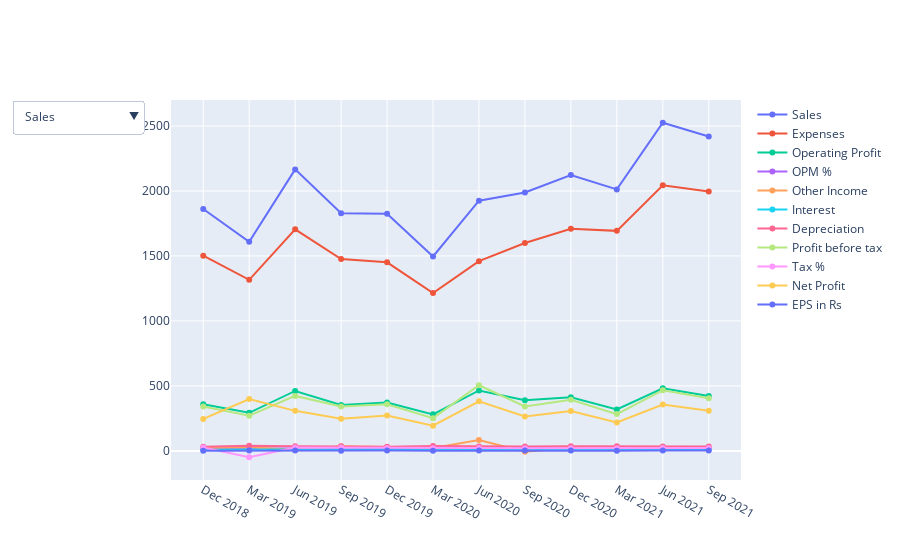
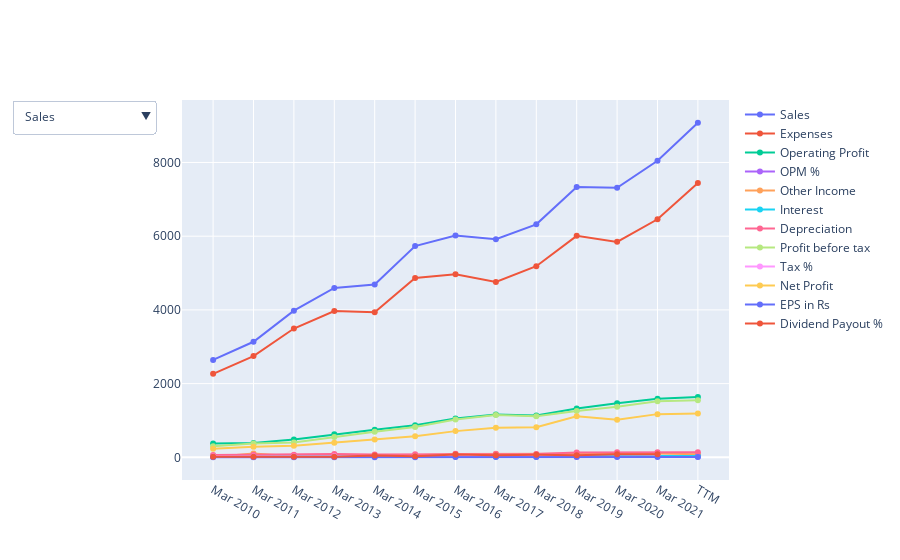
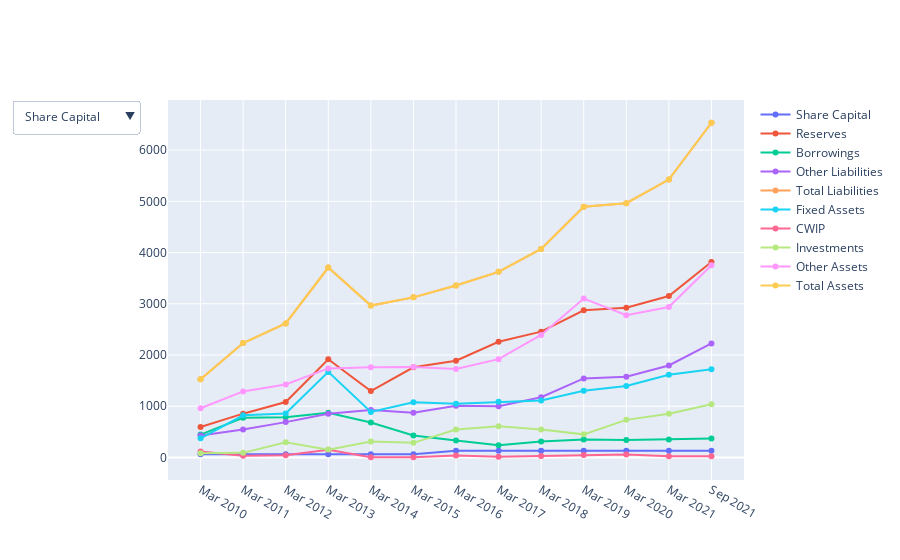
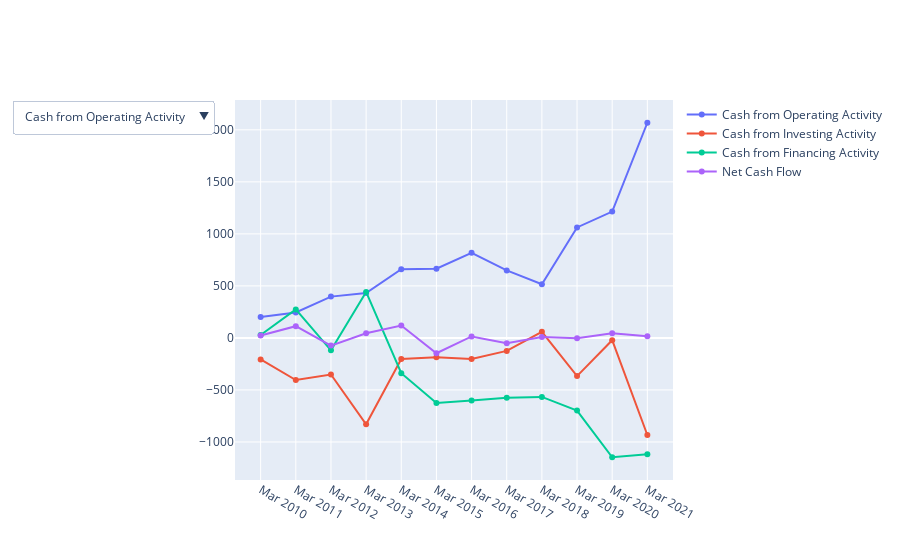

The code cell stored with these charts, in order, in its notebook:
### Code cell
my_dic = output_dic(stockcode)
for i in my_dic.keys():
    analysis(i)

### Figure 1 — Plotly figure (JSON) as saved in the notebook; plotly's stock layout.template omitted (floating-point values rounded to 4 significant figures)
{"data": [{"name": "Sales", "type": "scatter", "x": ["Dec 2018", "Mar 2019", "Jun 2019", "Sep 2019", "Dec 2019", "Mar 2020", "Jun 2020", "Sep 2020", "Dec 2020", "Mar 2021", "Jun 2021", "Sep 2021"], "y": [1861, 1609, 2166, 1829, 1824, 1496, 1925, 1989, 2122, 2012, 2525, 2419]}, {"name": "Expenses", "type": "scatter", "x": ["Dec 2018", "Mar 2019", "Jun 2019", "Sep 2019", "Dec 2019", "Mar 2020", "Jun 2020", "Sep 2020", "Dec 2020", "Mar 2021", "Jun 2021", "Sep 2021"], "y": [1502, 1316, 1705, 1476, 1451, 1215, 1460, 1600, 1709, 1693, 2044, 1996]}, {"name": "Operating Profit", "type": "scatter", "x": ["Dec 2018", "Mar 2019", "Jun 2019", "Sep 2019", "Dec 2019", "Mar 2020", "Jun 2020", "Sep 2020", "Dec 2020", "Mar 2021", "Jun 2021", "Sep 2021"], "y": [359, 293, 461, 353, 373, 281, 465, 389, 413, 319, 481, 423]}, {"name": "OPM %", "type": "scatter", "x": ["Dec 2018", "Mar 2019", "Jun 2019", "Sep 2019", "Dec 2019", "Mar 2020", "Jun 2020", "Sep 2020", "Dec 2020", "Mar 2021", "Jun 2021", "Sep 2021"], "y": [19, 18, 21, 19, 20, 19, 24, 20, 19, 16, 19, 17]}, {"name": "Other Income", "type": "scatter", "x": ["Dec 2018", "Mar 2019", "Jun 2019", "Sep 2019", "Dec 2019", "Mar 2020", "Jun 2020", "Sep 2020", "Dec 2020", "Mar 2021", "Jun 2021", "Sep 2021"], "y": [22, 28, 9, 36, 29, 22, 83, -6, 24, 10, 27, 25]}, {"name": "Interest", "type": "scatter", "x": ["Dec 2018", "Mar 2019", "Jun 2019", "Sep 2019", "Dec 2019", "Mar 2020", "Jun 2020", "Sep 2020", "Dec 2020", "Mar 2021", "Jun 2021", "Sep 2021"], "y": [9, 12, 12, 13, 12, 13, 9, 8, 7, 10, 8, 10]}, {"name": "Depreciation", "type": "scatter", "x": ["Dec 2018", "Mar 2019", "Jun 2019", "Sep 2019", "Dec 2019", "Mar 2020", "Jun 2020", "Sep 2020", "Dec 2020", "Mar 2021", "Jun 2021", "Sep 2021"], "y": [31, 39, 35, 35, 32, 38, 34, 33, 36, 36, 33, 33]}, {"name": "Profit before tax", "type": "scatter", "x": ["Dec 2018", "Mar 2019", "Jun 2019", "Sep 2019", "Dec 2019", "Mar 2020", "Jun 2020", "Sep 2020", "Dec 2020", "Mar 2021", "Jun 2021", "Sep 2021"], "y": [341, 270, 423, 341, 358, 252, 505, 342, 394, 283, 467, 405]}, {"name": "Tax %", "type": "scatter", "x": ["Dec 2018", "Mar 2019", "Jun 2019", "Sep 2019", "Dec 2019", "Mar 2020", "Jun 2020", "Sep 2020", "Dec 2020", "Mar 2021", "Jun 2021", "Sep 2021"], "y": [26, -49, 26, 26, 23, 21, 23, 20, 21, 20, 22, 22]}, {"name": "Net Profit", "type": "scatter", "x": ["Dec 2018", "Mar 2019", "Jun 2019", "Sep 2019", "Dec 2019", "Mar 2020", "Jun 2020", "Sep 2020", "Dec 2020", "Mar 2021", "Jun 2021", "Sep 2021"], "y": [246, 399, 308, 247, 272, 194, 381, 264, 307, 219, 356, 309]}, {"name": "EPS in Rs", "type": "scatter", "x": ["Dec 2018", "Mar 2019", "Jun 2019", "Sep 2019", "Dec 2019", "Mar 2020", "Jun 2020", "Sep 2020", "Dec 2020", "Mar 2021", "Jun 2021", "Sep 2021"], "y": [1.91, 3.09, 2.39, 1.91, 2.11, 1.5, 2.95, 2.04, 2.38, 1.7, 2.76, 2.39]}], "layout": {"updatemenus": [{"active": 0, "buttons": [{"args": [{"visible": [true, false, false, false, false, false, false, false, false, false, false]}], "label": "Sales", "method": "update"}, {"args": [{"visible": [false, true, false, false, false, false, false, false, false, false, false]}], "label": "Expenses", "method": "update"}, {"args": [{"visible": [false, false, true, false, false, false, false, false, false, false, false]}], "label": "Operating Profit", "method": "update"}, {"args": [{"visible": [false, false, false, true, false, false, false, false, false, false, false]}], "label": "OPM %", "method": "update"}, {"args": [{"visible": [false, false, false, false, true, false, false, false, false, false, false]}], "label": "Other Income", "method": "update"}, {"args": [{"visible": [false, false, false, false, false, true, false, false, false, false, false]}], "label": "Interest", "method": "update"}, {"args": [{"visible": [false, false, false, false, false, false, true, false, false, false, false]}], "label": "Depreciation", "method": "update"}, {"args": [{"visible": [false, false, false, false, false, false, false, true, false, false, false]}], "label": "Profit before tax", "method": "update"}, {"args": [{"visible": [false, false, false, false, false, false, false, false, true, false, false]}], "label": "Tax %", "method": "update"}, {"args": [{"visible": [false, false, false, false, false, false, false, false, false, true, false]}], "label": "Net Profit", "method": "update"}, {"args": [{"visible": [false, false, false, false, false, false, false, false, false, false, true]}], "label": "EPS in Rs", "method": "update"}]}]}}

### Figure 2 — Plotly figure (JSON) as saved in the notebook; plotly's stock layout.template omitted (floating-point values rounded to 4 significant figures)
{"data": [{"name": "Sales", "type": "scatter", "x": ["Mar 2010", "Mar 2011", "Mar 2012", "Mar 2013", "Mar 2014", "Mar 2015", "Mar 2016", "Mar 2017", "Mar 2018", "Mar 2019", "Mar 2020", "Mar 2021", "TTM"], "y": [2642, 3135, 3980, 4596, 4687, 5733, 6017, 5918, 6322, 7334, 7315, 8048, 9078]}, {"name": "Expenses", "type": "scatter", "x": ["Mar 2010", "Mar 2011", "Mar 2012", "Mar 2013", "Mar 2014", "Mar 2015", "Mar 2016", "Mar 2017", "Mar 2018", "Mar 2019", "Mar 2020", "Mar 2021", "TTM"], "y": [2265, 2747, 3495, 3970, 3939, 4863, 4966, 4759, 5185, 6009, 5846, 6459, 7442]}, {"name": "Operating Profit", "type": "scatter", "x": ["Mar 2010", "Mar 2011", "Mar 2012", "Mar 2013", "Mar 2014", "Mar 2015", "Mar 2016", "Mar 2017", "Mar 2018", "Mar 2019", "Mar 2020", "Mar 2021", "TTM"], "y": [376, 388, 485, 626, 748, 870, 1051, 1159, 1137, 1325, 1469, 1589, 1636]}, {"name": "OPM %", "type": "scatter", "x": ["Mar 2010", "Mar 2011", "Mar 2012", "Mar 2013", "Mar 2014", "Mar 2015", "Mar 2016", "Mar 2017", "Mar 2018", "Mar 2019", "Mar 2020", "Mar 2021", "TTM"], "y": [14, 12, 12, 14, 16, 15, 17, 20, 18, 18, 20, 20, 18]}, {"name": "Other Income", "type": "scatter", "x": ["Mar 2010", "Mar 2011", "Mar 2012", "Mar 2013", "Mar 2014", "Mar 2015", "Mar 2016", "Mar 2017", "Mar 2018", "Mar 2019", "Mar 2020", "Mar 2021", "TTM"], "y": [7, 101, 30, 70, 58, 59, 93, 96, 85, 103, 95, 107, 86]}, {"name": "Interest", "type": "scatter", "x": ["Mar 2010", "Mar 2011", "Mar 2012", "Mar 2013", "Mar 2014", "Mar 2015", "Mar 2016", "Mar 2017", "Mar 2018", "Mar 2019", "Mar 2020", "Mar 2021", "TTM"], "y": [26, 41, 42, 58, 34, 23, 21, 17, 16, 40, 50, 34, 35]}, {"name": "Depreciation", "type": "scatter", "x": ["Mar 2010", "Mar 2011", "Mar 2012", "Mar 2013", "Mar 2014", "Mar 2015", "Mar 2016", "Mar 2017", "Mar 2018", "Mar 2019", "Mar 2020", "Mar 2021", "TTM"], "y": [60, 71, 73, 87, 77, 84, 95, 90, 89, 131, 140, 139, 138]}, {"name": "Profit before tax", "type": "scatter", "x": ["Mar 2010", "Mar 2011", "Mar 2012", "Mar 2013", "Mar 2014", "Mar 2015", "Mar 2016", "Mar 2017", "Mar 2018", "Mar 2019", "Mar 2020", "Mar 2021", "TTM"], "y": [298, 376, 400, 552, 695, 822, 1029, 1149, 1117, 1257, 1374, 1523, 1549]}, {"name": "Tax %", "type": "scatter", "x": ["Mar 2010", "Mar 2011", "Mar 2012", "Mar 2013", "Mar 2014", "Mar 2015", "Mar 2016", "Mar 2017", "Mar 2018", "Mar 2019", "Mar 2020", "Mar 2021", "TTM"], "y": [22, 23, 20, 26, 27, 29, 30, 29, 26, 10, 24, 21, null]}, {"name": "Net Profit", "type": "scatter", "x": ["Mar 2010", "Mar 2011", "Mar 2012", "Mar 2013", "Mar 2014", "Mar 2015", "Mar 2016", "Mar 2017", "Mar 2018", "Mar 2019", "Mar 2020", "Mar 2021", "TTM"], "y": [232, 286, 317, 396, 485, 573, 711, 799, 814, 1114, 1021, 1172, 1191]}, {"name": "EPS in Rs", "type": "scatter", "x": ["Mar 2010", "Mar 2011", "Mar 2012", "Mar 2013", "Mar 2014", "Mar 2015", "Mar 2016", "Mar 2017", "Mar 2018", "Mar 2019", "Mar 2020", "Mar 2021", "TTM"], "y": [1.9, 2.33, 2.58, 3.07, 3.76, 4.45, 5.51, 6.19, 6.31, 8.63, 7.91, 9.08, 9.23]}, {"name": "Dividend Payout %", "type": "scatter", "x": ["Mar 2010", "Mar 2011", "Mar 2012", "Mar 2013", "Mar 2014", "Mar 2015", "Mar 2016", "Mar 2017", "Mar 2018", "Mar 2019", "Mar 2020", "Mar 2021", "TTM"], "y": [17, 14, 14, 16, 46, 28, 77, 57, 67, 55, 85, 83, null]}], "layout": {"updatemenus": [{"active": 0, "buttons": [{"args": [{"visible": [true, false, false, false, false, false, false, false, false, false, false, false]}], "label": "Sales", "method": "update"}, {"args": [{"visible": [false, true, false, false, false, false, false, false, false, false, false, false]}], "label": "Expenses", "method": "update"}, {"args": [{"visible": [false, false, true, false, false, false, false, false, false, false, false, false]}], "label": "Operating Profit", "method": "update"}, {"args": [{"visible": [false, false, false, true, false, false, false, false, false, false, false, false]}], "label": "OPM %", "method": "update"}, {"args": [{"visible": [false, false, false, false, true, false, false, false, false, false, false, false]}], "label": "Other Income", "method": "update"}, {"args": [{"visible": [false, false, false, false, false, true, false, false, false, false, false, false]}], "label": "Interest", "method": "update"}, {"args": [{"visible": [false, false, false, false, false, false, true, false, false, false, false, false]}], "label": "Depreciation", "method": "update"}, {"args": [{"visible": [false, false, false, false, false, false, false, true, false, false, false, false]}], "label": "Profit before tax", "method": "update"}, {"args": [{"visible": [false, false, false, false, false, false, false, false, true, false, false, false]}], "label": "Tax %", "method": "update"}, {"args": [{"visible": [false, false, false, false, false, false, false, false, false, true, false, false]}], "label": "Net Profit", "method": "update"}, {"args": [{"visible": [false, false, false, false, false, false, false, false, false, false, true, false]}], "label": "EPS in Rs", "method": "update"}, {"args": [{"visible": [false, false, false, false, false, false, false, false, false, false, false, true]}], "label": "Dividend Payout %", "method": "update"}]}]}}

### Figure 3 — Plotly figure (JSON) as saved in the notebook; plotly's stock layout.template omitted (floating-point values rounded to 4 significant figures)
{"data": [{"name": "Share Capital", "type": "scatter", "x": ["Mar 2010", "Mar 2011", "Mar 2012", "Mar 2013", "Mar 2014", "Mar 2015", "Mar 2016", "Mar 2017", "Mar 2018", "Mar 2019", "Mar 2020", "Mar 2021", "Sep 2021"], "y": [61, 61, 61, 64, 64, 64, 129, 129, 129, 129, 129, 129, 129]}, {"name": "Reserves", "type": "scatter", "x": ["Mar 2010", "Mar 2011", "Mar 2012", "Mar 2013", "Mar 2014", "Mar 2015", "Mar 2016", "Mar 2017", "Mar 2018", "Mar 2019", "Mar 2020", "Mar 2021", "Sep 2021"], "y": [593, 854, 1082, 1917, 1296, 1760, 1888, 2257, 2456, 2873, 2921, 3151, 3814]}, {"name": "Borrowings", "type": "scatter", "x": ["Mar 2010", "Mar 2011", "Mar 2012", "Mar 2013", "Mar 2014", "Mar 2015", "Mar 2016", "Mar 2017", "Mar 2018", "Mar 2019", "Mar 2020", "Mar 2021", "Sep 2021"], "y": [446, 774, 785, 872, 680, 428, 331, 239, 312, 352, 338, 351, 367]}, {"name": "Other Liabilities", "type": "scatter", "x": ["Mar 2010", "Mar 2011", "Mar 2012", "Mar 2013", "Mar 2014", "Mar 2015", "Mar 2016", "Mar 2017", "Mar 2018", "Mar 2019", "Mar 2020", "Mar 2021", "Sep 2021"], "y": [426, 544, 689, 854, 925, 873, 1010, 998, 1175, 1542, 1576, 1795, 2225]}, {"name": "Total Liabilities", "type": "scatter", "x": ["Mar 2010", "Mar 2011", "Mar 2012", "Mar 2013", "Mar 2014", "Mar 2015", "Mar 2016", "Mar 2017", "Mar 2018", "Mar 2019", "Mar 2020", "Mar 2021", "Sep 2021"], "y": [1526, 2233, 2617, 3707, 2965, 3125, 3358, 3623, 4072, 4896, 4964, 5426, 6535]}, {"name": "Fixed Assets", "type": "scatter", "x": ["Mar 2010", "Mar 2011", "Mar 2012", "Mar 2013", "Mar 2014", "Mar 2015", "Mar 2016", "Mar 2017", "Mar 2018", "Mar 2019", "Mar 2020", "Mar 2021", "Sep 2021"], "y": [372, 823, 857, 1670, 888, 1076, 1050, 1085, 1110, 1300, 1396, 1612, 1722]}, {"name": "CWIP", "type": "scatter", "x": ["Mar 2010", "Mar 2011", "Mar 2012", "Mar 2013", "Mar 2014", "Mar 2015", "Mar 2016", "Mar 2017", "Mar 2018", "Mar 2019", "Mar 2020", "Mar 2021", "Sep 2021"], "y": [113, 33, 40, 148, 4, 3, 37, 11, 27, 45, 58, 24, 22]}, {"name": "Investments", "type": "scatter", "x": ["Mar 2010", "Mar 2011", "Mar 2012", "Mar 2013", "Mar 2014", "Mar 2015", "Mar 2016", "Mar 2017", "Mar 2018", "Mar 2019", "Mar 2020", "Mar 2021", "Sep 2021"], "y": [83, 89, 296, 152, 311, 284, 544, 608, 543, 450, 733, 854, 1040]}, {"name": "Other Assets", "type": "scatter", "x": ["Mar 2010", "Mar 2011", "Mar 2012", "Mar 2013", "Mar 2014", "Mar 2015", "Mar 2016", "Mar 2017", "Mar 2018", "Mar 2019", "Mar 2020", "Mar 2021", "Sep 2021"], "y": [959, 1289, 1424, 1738, 1762, 1763, 1727, 1919, 2392, 3101, 2777, 2936, 3751]}, {"name": "Total Assets", "type": "scatter", "x": ["Mar 2010", "Mar 2011", "Mar 2012", "Mar 2013", "Mar 2014", "Mar 2015", "Mar 2016", "Mar 2017", "Mar 2018", "Mar 2019", "Mar 2020", "Mar 2021", "Sep 2021"], "y": [1526, 2233, 2617, 3707, 2965, 3125, 3358, 3623, 4072, 4896, 4964, 5426, 6535]}], "layout": {"updatemenus": [{"active": 0, "buttons": [{"args": [{"visible": [true, false, false, false, false, false, false, false, false, false]}], "label": "Share Capital", "method": "update"}, {"args": [{"visible": [false, true, false, false, false, false, false, false, false, false]}], "label": "Reserves", "method": "update"}, {"args": [{"visible": [false, false, true, false, false, false, false, false, false, false]}], "label": "Borrowings", "method": "update"}, {"args": [{"visible": [false, false, false, true, false, false, false, false, false, false]}], "label": "Other Liabilities", "method": "update"}, {"args": [{"visible": [false, false, false, false, true, false, false, false, false, false]}], "label": "Total Liabilities", "method": "update"}, {"args": [{"visible": [false, false, false, false, false, true, false, false, false, false]}], "label": "Fixed Assets", "method": "update"}, {"args": [{"visible": [false, false, false, false, false, false, true, false, false, false]}], "label": "CWIP", "method": "update"}, {"args": [{"visible": [false, false, false, false, false, false, false, true, false, false]}], "label": "Investments", "method": "update"}, {"args": [{"visible": [false, false, false, false, false, false, false, false, true, false]}], "label": "Other Assets", "method": "update"}, {"args": [{"visible": [false, false, false, false, false, false, false, false, false, true]}], "label": "Total Assets", "method": "update"}]}]}}

### Figure 4 — Plotly figure (JSON) as saved in the notebook; plotly's stock layout.template omitted (floating-point values rounded to 4 significant figures)
{"data": [{"name": "Cash from Operating Activity", "type": "scatter", "x": ["Mar 2010", "Mar 2011", "Mar 2012", "Mar 2013", "Mar 2014", "Mar 2015", "Mar 2016", "Mar 2017", "Mar 2018", "Mar 2019", "Mar 2020", "Mar 2021"], "y": [202, 244, 397, 432, 660, 665, 818, 649, 516, 1062, 1214, 2068]}, {"name": "Cash from Investing Activity", "type": "scatter", "x": ["Mar 2010", "Mar 2011", "Mar 2012", "Mar 2013", "Mar 2014", "Mar 2015", "Mar 2016", "Mar 2017", "Mar 2018", "Mar 2019", "Mar 2020", "Mar 2021"], "y": [-207, -405, -352, -830, -202, -186, -203, -125, 59, -367, -22, -933]}, {"name": "Cash from Financing Activity", "type": "scatter", "x": ["Mar 2010", "Mar 2011", "Mar 2012", "Mar 2013", "Mar 2014", "Mar 2015", "Mar 2016", "Mar 2017", "Mar 2018", "Mar 2019", "Mar 2020", "Mar 2021"], "y": [28, 274, -119, 442, -339, -625, -601, -574, -567, -698, -1147, -1119]}, {"name": "Net Cash Flow", "type": "scatter", "x": ["Mar 2010", "Mar 2011", "Mar 2012", "Mar 2013", "Mar 2014", "Mar 2015", "Mar 2016", "Mar 2017", "Mar 2018", "Mar 2019", "Mar 2020", "Mar 2021"], "y": [23, 113, -74, 44, 119, -147, 14, -51, 8, -3, 45, 16]}], "layout": {"updatemenus": [{"active": 0, "buttons": [{"args": [{"visible": [true, false, false, false]}], "label": "Cash from Operating Activity", "method": "update"}, {"args": [{"visible": [false, true, false, false]}], "label": "Cash from Investing Activity", "method": "update"}, {"args": [{"visible": [false, false, true, false]}], "label": "Cash from Financing Activity", "method": "update"}, {"args": [{"visible": [false, false, false, true]}], "label": "Net Cash Flow", "method": "update"}]}]}}
